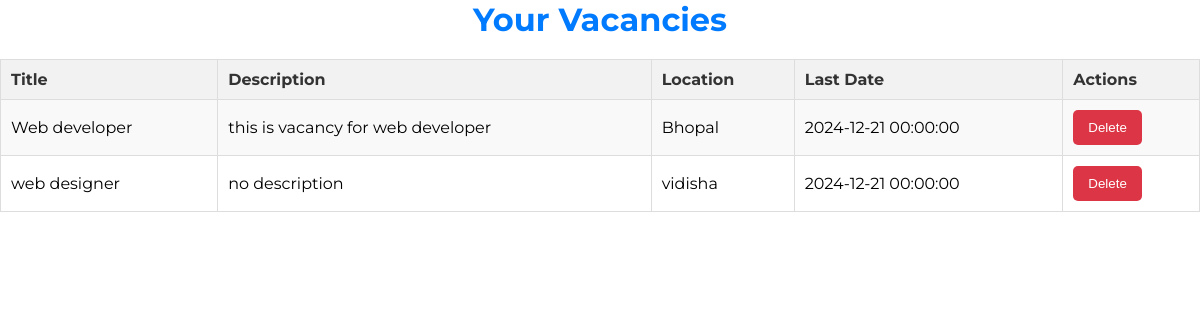
/company/vacancies (signed in), run on the app's committed database.
### app.py (models this page shows)
class Vacancy(db.Model):
    id = db.Column(db.Integer, primary_key=True)
    company_id = db.Column(db.Integer, db.ForeignKey('user.id'), nullable=False)
    title = db.Column(db.String(100), nullable=False)
    description = db.Column(db.Text, nullable=False)
    location = db.Column(db.String(100), nullable=False)
    posted_date = db.Column(db.DateTime, default=datetime.utcnow)
    last_date = db.Column(db.DateTime, nullable=False)
    company = db.relationship('User', backref='vacancies')  # Assuming 'User' is the company model

### app.py (the view)
@app.route('/company/vacancies')
@login_required
def view_company_vacancies():
    if current_user.role != 'company':
        flash('Access denied!', 'danger')
        return redirect(url_for('index'))
    vacancies = Vacancy.query.filter_by(company_id=current_user.id).all()
    return render_template('view_company_vacancies.html', vacancies=vacancies)

### app.py (called while the page is built)
@login_manager.user_loader
def load_user(user_id):
    return User.query.get(int(user_id))

### templates/view_company_vacancies.html
{% extends 'base.html' %}
{% block body %}
<div class="container">
    <h1>Your Vacancies</h1>
    {% if vacancies %}
        <table class="table">
            <thead>
                <tr>
                    <th>Title</th>
                    <th>Description</th>
                    <th>Location</th>
                    <th>Last Date</th>
                    <th>Actions</th>
                </tr>
            </thead>
            <tbody>
                {% for vacancy in vacancies %}
                    <tr>
                        <td>{{ vacancy.title }}</td>
                        <td>{{ vacancy.description }}</td>
                        <td>{{ vacancy.location }}</td>
                        <td>{{ vacancy.last_date }}</td>
                        <td>
                            <form method="POST" action="{{ url_for('delete_vacancy', vacancy_id=vacancy.id) }}"
                                  onsubmit="return confirm('Are you sure you want to delete this vacancy?');">
                                <button type="submit" class="btn btn-danger">Delete</button>
                            </form>
                        </td>
                    </tr>
                {% endfor %}
            </tbody>
        </table>
    {% else %}
        <p>No vacancies created yet. <a href="{{ url_for('create_vacancy') }}">Create one now!</a></p>
    {% endif %}
</div>
{% endblock %}

### static/styles.css (style rules this page uses)
* { margin: 0; padding: 0; box-sizing: border-box; }
html, body { height: 100%; width: 100%; font-family: 'Montserrat', sans-serif; }
body { font-family: 'Montserrat', sans-serif; }
h1 { color: #007bff; margin-bottom: 20px; }
.btn-danger { background-color: #dc3545; color: #ffffff; }
h1 { text-align: center; color: #007bff; margin-bottom: 20px; }
.table { width: 100%; border-collapse: collapse; margin-bottom: 20px; }
.table th, .table td { border: 1px solid #ddd; padding: 10px; text-align: left; }
.table th { background-color: #f2f2f2; color: #333; }
.table tbody tr:nth-child(odd) { background-color: #f9f9f9; }
.table tbody tr:nth-child(even) { background-color: #ffffff; }
.btn-danger { background-color: #dc3545; }
button { background-color: #007bff; color: #fff; border: none; padding: 10px 15px; border-radius: 5px; cursor: pointer; transition: background-color 0.3s; }

### data on the page
Vacancy: title "Web developer", description "this is vacancy for web developer", location "Bhopal", last_date "2024-12-21 00:00:00"
Vacancy: title "web designer", description "no description", location "vidisha", last_date "2024-12-21 00:00:00"
